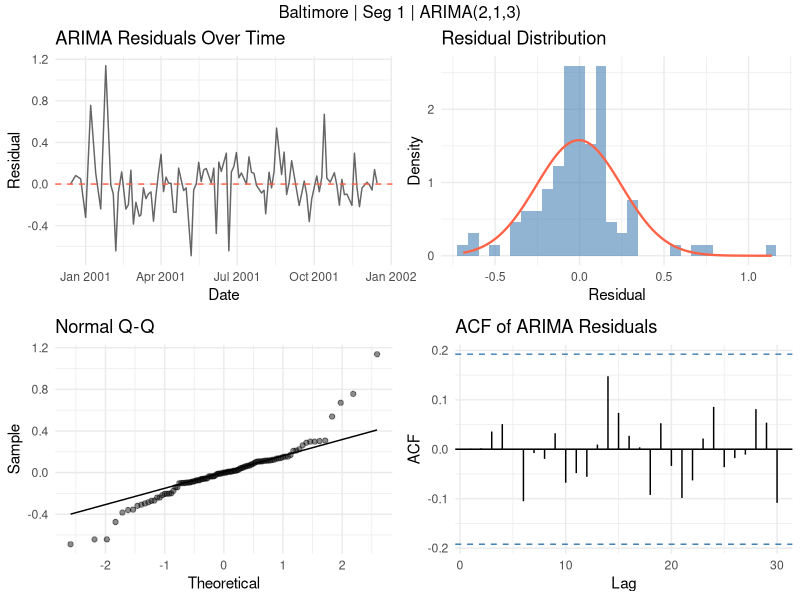
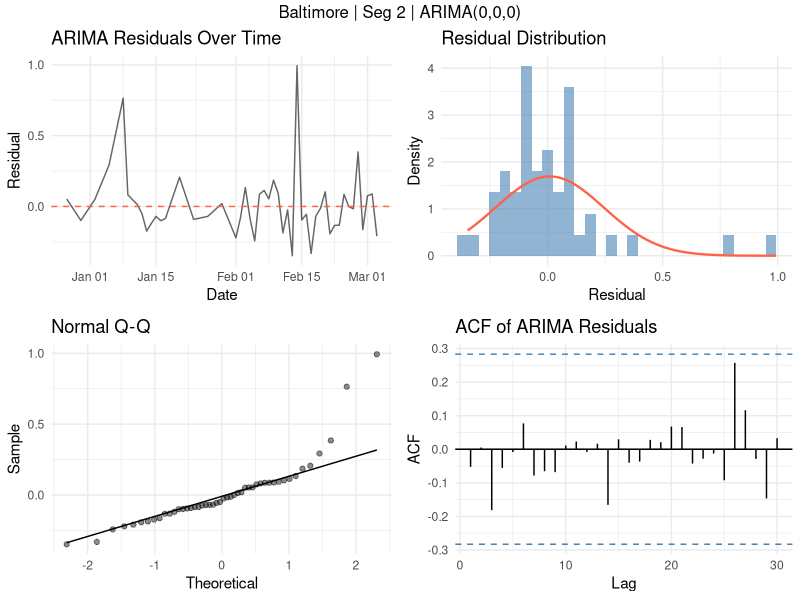
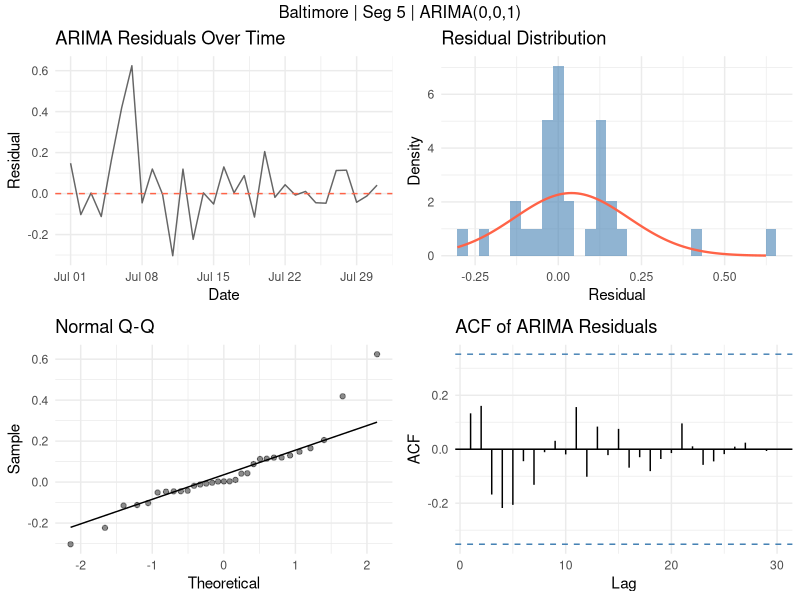
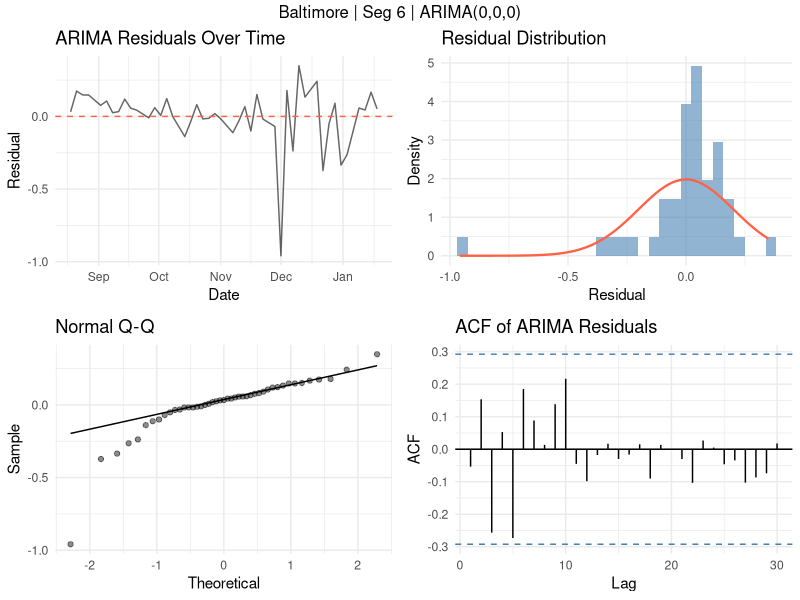
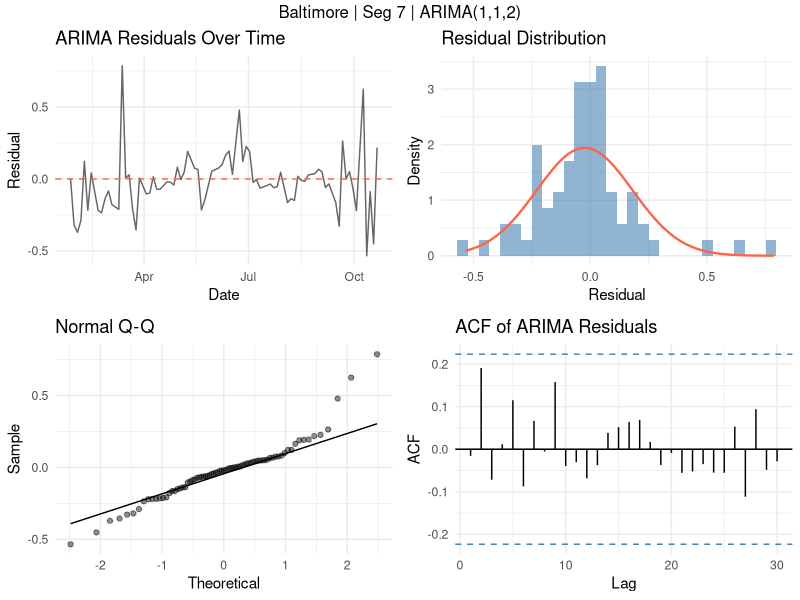
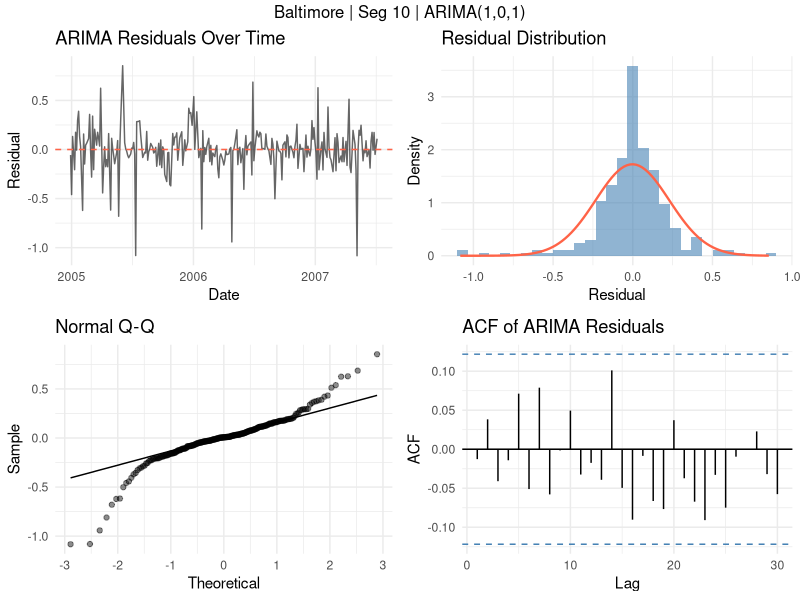
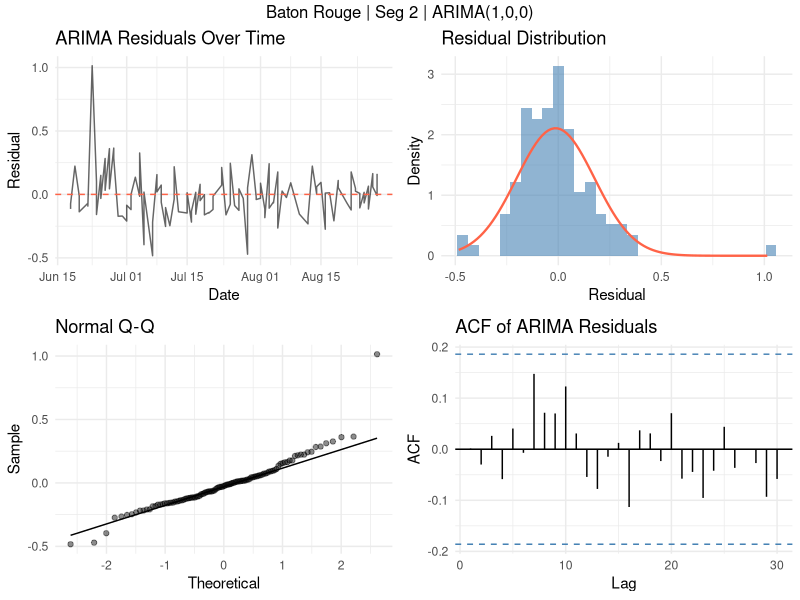
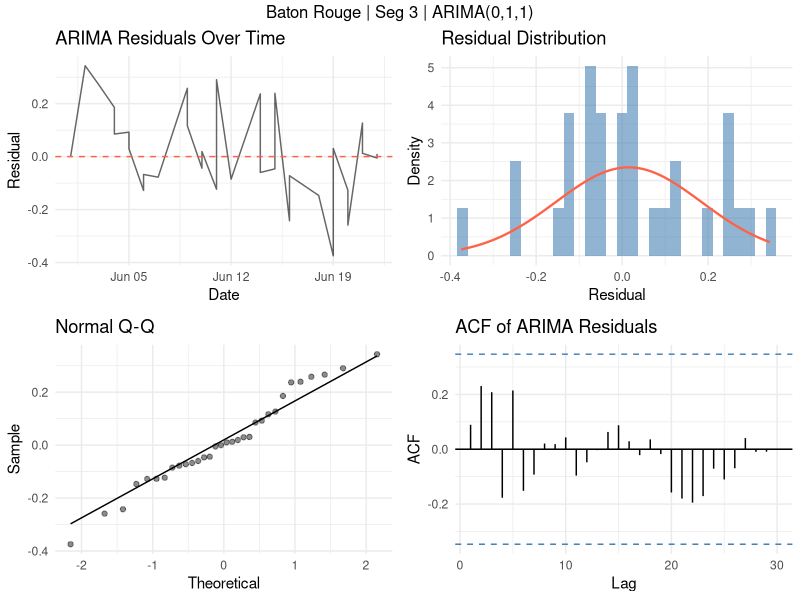

Write R code to recreate these figures, in order.
## ---- chunk 1
knitr::opts_chunk$set(echo = TRUE, warning = FALSE, message = FALSE,
                      fig.width = 8, fig.height = 5)
## ---- chunk 2
library(tidyverse)
library(forecast)    # auto.arima, Acf, Pacf, checkresiduals
library(tseries)     # adf.test, kpss.test
library(lmtest)      # coeftest
library(gridExtra)

library(conflicted)
conflict_prefer("filter",    "dplyr")
conflict_prefer("lag",       "dplyr")
conflict_prefer("select",    "dplyr")
## ---- chunk 3
resid_balt <- read_csv("pcr_residuals_baltimore.csv",   show_col_types = FALSE)
resid_br   <- read_csv("pcr_residuals_baton_rouge.csv", show_col_types = FALSE)
resid_stl  <- read_csv("pcr_residuals_st_louis.csv",    show_col_types = FALSE)

resid_all <- bind_rows(resid_balt, resid_br, resid_stl) %>%
  mutate(date = as.Date(date)) %>%
  arrange(city, date)

cat("Rows per city:\n")
resid_all %>% count(city) %>% print()
## ---- chunk 4
GAP_MULTIPLIER <- 2  # gap = spacing > GAP_MULTIPLIER × median spacing

split_into_segments <- function(df) {
  df <- df %>% arrange(date)
  diffs       <- as.numeric(diff(df$date))
  med_spacing <- median(diffs, na.rm = TRUE)
  gap_thresh  <- GAP_MULTIPLIER * med_spacing

  gap_idx <- which(diffs > gap_thresh)

  if (length(gap_idx) == 0) {
    df$segment <- 1L
    return(df)
  }

  breaks   <- c(0, gap_idx, nrow(df))
  seg_ids  <- rep(seq_along(diff(breaks)), times = diff(breaks))
  df$segment <- seg_ids
  df
}

resid_segmented <- resid_all %>%
  group_by(city) %>%
  group_modify(~ split_into_segments(.x)) %>%
  ungroup()

seg_summary <- resid_segmented %>%
  group_by(city, segment) %>%
  summarise(
    n          = n(),
    start_date = min(date),
    end_date   = max(date),
    .groups    = "drop"
  )

cat("=== Segment Summary ===\n")
print(seg_summary)
cat("\nSegments with < 30 observations will be skipped for ARIMA fitting.\n")
## ---- chunk 5
MIN_OBS <- 30   # minimum segment length for reliable ARIMA

run_segment_tests <- function(df_seg) {
  city <- unique(df_seg$city)
  seg  <- unique(df_seg$segment)
  r    <- df_seg$residual

  if (length(r) < MIN_OBS) {
    cat(sprintf("  [%s | seg %d] n=%d — SKIPPED (< %d obs)\n",
                city, seg, length(r), MIN_OBS))
    return(tibble(
      city = city, segment = seg, n = length(r),
      adf_p = NA, kpss_p = NA, ljung_box_p = NA,
      stationary = NA, autocorrelation = NA, recommended_d = NA_integer_,
      skip = TRUE
    ))
  }

  adf  <- tseries::adf.test(r, alternative = "stationary")
  kpss <- tseries::kpss.test(r, null = "Level")
  lb   <- Box.test(r, lag = min(20, floor(length(r) / 5)), type = "Ljung-Box")

  stat_adf  <- adf$p.value < 0.05
  stat_kpss <- kpss$p.value >= 0.05
  stationary <- stat_adf & stat_kpss

  rec_d <- if (stationary) 0L else 1L

  cat(sprintf("  [%s | seg %d] n=%d | ADF p=%.4f (%s) | KPSS p=%.4f (%s) | LB p=%.4f (%s) | d=%d\n",
              city, seg, length(r),
              adf$p.value,  ifelse(stat_adf,  "stat", "NON-stat"),
              kpss$p.value, ifelse(stat_kpss, "stat", "NON-stat"),
              lb$p.value,   ifelse(lb$p.value < 0.05, "autocorr", "white noise"),
              rec_d))

  tibble(
    city            = city,
    segment         = seg,
    n               = length(r),
    adf_p           = round(adf$p.value,  4),
    kpss_p          = round(kpss$p.value, 4),
    ljung_box_p     = round(lb$p.value,   4),
    stationary      = stationary,
    autocorrelation = lb$p.value < 0.05,
    recommended_d   = rec_d,
    skip            = FALSE
  )
}

cat("=== Per-Segment Stationarity & Autocorrelation ===\n")
seg_tests <- resid_segmented %>%
  group_by(city, segment) %>%
  group_modify(~ run_segment_tests(.x)) %>%
  ungroup()

print(seg_tests)
## ---- chunk 6
fit_segment_arima <- function(df_seg, seg_info) {
  city <- unique(df_seg$city)
  seg  <- unique(df_seg$segment)
  r    <- df_seg$residual

  info <- seg_info %>% filter(city == !!city, segment == !!seg)
  if (nrow(info) == 0 || info$skip) return(NULL)

  # Use recommended_d as starting constraint for auto.arima
  rec_d <- info$recommended_d

  # auto.arima with stepwise + approximation for speed,
  # then refit with exact ML if desired
  fit <- tryCatch(
    auto.arima(r,
               d             = rec_d,
               max.p         = 5,
               max.q         = 5,
               max.order     = 10,
               seasonal      = FALSE,   # no seasonality assumed
               stepwise      = TRUE,
               approximation = FALSE,
               ic            = "aicc"),
    error = function(e) {
      cat(sprintf("  [%s | seg %d] auto.arima FAILED: %s\n", city, seg, e$message))
      NULL
    }
  )

  if (is.null(fit)) return(NULL)

  ord <- arimaorder(fit)
  cat(sprintf("  [%s | seg %d] -> ARIMA(%d,%d,%d) | AICc=%.2f | BIC=%.2f\n",
              city, seg, ord[1], ord[2], ord[3], fit$aicc, fit$bic))

  list(
    city    = city,
    segment = seg,
    n       = length(r),
    order   = ord,
    fit     = fit,
    resids  = residuals(fit),
    dates   = df_seg$date
  )
}

arima_fits <- resid_segmented %>%
  group_by(city, segment) %>%
  group_split() %>%
  map(~ fit_segment_arima(.x, seg_tests)) %>%
  compact()   # drop NULLs (skipped segments)

cat(sprintf("\nFitted %d ARIMA models across all city-segments.\n", length(arima_fits)))
## ---- chunk 7
arima_summary <- map_dfr(arima_fits, function(af) {
  ord <- af$order
  fit <- af$fit
  tibble(
    city    = af$city,
    segment = af$segment,
    n       = af$n,
    p       = ord[1],
    d       = ord[2],
    q       = ord[3],
    model   = sprintf("ARIMA(%d,%d,%d)", ord[1], ord[2], ord[3]),
    aicc    = round(fit$aicc, 2),
    bic     = round(fit$bic,  2),
    sigma2  = round(fit$sigma2, 4),
    log_lik = round(fit$loglik, 2)
  )
})

cat("=== ARIMA Model Summary ===\n")
print(arima_summary)
## ---- chunk 8
for (af in arima_fits) {
  cat(sprintf("\n--- %s | Segment %d | %s ---\n",
              af$city, af$segment,
              sprintf("ARIMA(%d,%d,%d)", af$order[1], af$order[2], af$order[3])))

  if (length(coef(af$fit)) == 0) {
    cat("  (White noise — no coefficients to test)\n")
  } else {
    print(coeftest(af$fit))
  }
}
## ---- chunk 9
arima_diag <- map_dfr(arima_fits, function(af) {
  r   <- residuals(af$fit)
  n   <- length(r)
  lag <- min(20, floor(n / 5))
  lb  <- Box.test(r, lag = lag, type = "Ljung-Box")
  sw  <- if (n >= 5 & n <= 5000) shapiro.test(r) else list(p.value = NA)

  tibble(
    city           = af$city,
    segment        = af$segment,
    model          = sprintf("ARIMA(%d,%d,%d)", af$order[1], af$order[2], af$order[3]),
    lb_lag         = lag,
    lb_p           = round(lb$p.value, 4),
    white_noise    = ifelse(lb$p.value >= 0.05, "YES", "NO - residual autocorrelation"),    shapiro_p      = round(sw$p.value, 4),
    normal_resids  = ifelse(sw$p.value >= 0.05, "YES", "NO (not required for ARIMA)")
  )
})

cat("=== ARIMA Residual Diagnostics ===\n")
print(arima_diag)
## ---- chunk 10
for (af in arima_fits) {
  cat(sprintf("\n--- %s | Segment %d ---\n", af$city, af$segment))

  r <- residuals(af$fit)

  p1 <- ggplot(tibble(date = af$dates, residual = as.numeric(r)),
               aes(date, residual)) +
    geom_line(alpha = 0.6) +
    geom_hline(yintercept = 0, linetype = 2, color = "tomato") +
    labs(title = "ARIMA Residuals Over Time", x = "Date", y = "Residual") +
    theme_minimal()

  p2 <- ggplot(tibble(r = as.numeric(r)), aes(r)) +
    geom_histogram(aes(y = after_stat(density)), bins = 30,
                   fill = "steelblue", alpha = 0.6) +
    stat_function(fun = dnorm,
                  args = list(mean = mean(r), sd = sd(r)),
                  color = "tomato", linewidth = 0.8) +
    labs(title = "Residual Distribution", x = "Residual", y = "Density") +
    theme_minimal()

  p3 <- ggplot(tibble(r = as.numeric(r)), aes(sample = r)) +
    stat_qq(alpha = 0.45) + stat_qq_line() +
    labs(title = "Normal Q-Q", x = "Theoretical", y = "Sample") +
    theme_minimal()

  # ACF of ARIMA residuals
  acf_vals <- acf(r, lag.max = 30, plot = FALSE)
  acf_df   <- tibble(lag = acf_vals$lag[-1], acf = acf_vals$acf[-1])
  ci       <- qnorm(0.975) / sqrt(length(r))

  p4 <- ggplot(acf_df, aes(lag, acf)) +
    geom_hline(yintercept = c(-ci, ci), linetype = 2, color = "steelblue") +
    geom_hline(yintercept = 0) +
    geom_segment(aes(xend = lag, yend = 0)) +
    labs(title = "ACF of ARIMA Residuals", x = "Lag", y = "ACF") +
    theme_minimal()

  title_str <- sprintf("%s | Seg %d | ARIMA(%d,%d,%d)",
                       af$city, af$segment,
                       af$order[1], af$order[2], af$order[3])

  print(grid.arrange(p1, p2, p3, p4, ncol = 2, top = title_str))
}
## ---- chunk 11
H_STEPS <- 30   # forecast horizon (number of future time steps)

forecasts <- map(arima_fits, function(af) {
  fc <- forecast(af$fit, h = H_STEPS, level = c(80, 95))

  title_str <- sprintf("%s | Seg %d | ARIMA(%d,%d,%d) — %d-step Forecast",
                       af$city, af$segment,
                       af$order[1], af$order[2], af$order[3], H_STEPS)

  print(autoplot(fc) +
    labs(title = title_str, x = "Index", y = "Residual Forecast") +
    theme_minimal(base_size = 11) +
    theme(plot.title = element_text(face = "bold", hjust = 0.5)))

  list(city = af$city, segment = af$segment, forecast = fc)
})
## ---- chunk 12
for (af in arima_fits) {
  city <- af$city
  seg  <- af$segment

  # Get the original residual data for this segment
  seg_data <- resid_segmented %>%
    filter(city == !!city, segment == !!seg)

  # In-sample reconstruction: y_hat_final = OLS_fitted + ARIMA_fitted_residual
  arima_fitted_resid <- af$fit$fitted   # ARIMA's in-sample fitted values of the residual
  # Note: the original OLS residual = y - OLS_fitted
  # ARIMA models that residual, so:
  # y_hat_combined = OLS_fitted + ARIMA_fitted(residual)

  recon <- seg_data %>%
    mutate(
      arima_fitted_resid = as.numeric(arima_fitted_resid),
      y_hat_combined     = fitted + arima_fitted_resid
    )

  rmse_ols      <- sqrt(mean((recon$y - recon$fitted)^2))
  rmse_combined <- sqrt(mean((recon$y - recon$y_hat_combined)^2))

  cat(sprintf("\n%s | Seg %d | OLS RMSE = %.4f | OLS+ARIMA RMSE = %.4f | Improvement = %.1f%%\n",
              city, seg, rmse_ols, rmse_combined,
              (1 - rmse_combined / rmse_ols) * 100))

  p <- recon %>%
    select(date, Observed = y, `OLS Only` = fitted, `OLS + ARIMA` = y_hat_combined) %>%
    pivot_longer(-date, names_to = "Series", values_to = "value") %>%
    ggplot(aes(date, value, color = Series)) +
    geom_line(alpha = 0.7) +
    scale_color_manual(values = c("Observed" = "black",
                                  "OLS Only" = "gray60",
                                  "OLS + ARIMA" = "steelblue")) +
    labs(
      title    = sprintf("%s | Seg %d: Observed vs Fitted", city, seg),
      subtitle = sprintf("OLS RMSE=%.3f → OLS+ARIMA RMSE=%.3f (%.1f%% improvement)",
                         rmse_ols, rmse_combined,
                         (1 - rmse_combined / rmse_ols) * 100),
      x = "Date", y = seg_data$city[1] %>%
        { if (. == "Baton Rouge") "TNMOC" else "PM2.5" }
    ) +
    theme_minimal(base_size = 11) +
    theme(plot.title    = element_text(face = "bold", hjust = 0.5),
          plot.subtitle = element_text(hjust = 0.5, color = "gray40"),
          legend.position = "bottom")

  print(p)
}
## ---- chunk 13
# Combine everything
final_summary <- arima_summary %>%
  left_join(arima_diag %>% select(city, segment, lb_p, white_noise, shapiro_p),
            by = c("city", "segment"))

cat("=== Final ARIMA Summary ===\n")
print(final_summary)

write_csv(arima_summary, "arima_model_summary.csv")
write_csv(arima_diag,    "arima_diagnostics.csv")

# Export per-segment fitted values for reconstruction
for (af in arima_fits) {
  seg_data <- resid_segmented %>%
    filter(city == af$city, segment == af$segment)

  export_df <- seg_data %>%
    mutate(
      arima_fitted_resid = as.numeric(af$fit$fitted),
      y_hat_combined     = fitted + arima_fitted_resid,
      arima_residual     = as.numeric(residuals(af$fit))
    )

  fname <- sprintf("arima_fitted_%s_seg%d.csv",
                   tolower(gsub(" ", "_", af$city)), af$segment)
  write_csv(export_df, fname)
  cat("  Saved:", fname, "\n")
}

cat("\nAlso saved:\n")
cat("  arima_model_summary.csv\n")
cat("  arima_diagnostics.csv\n")
